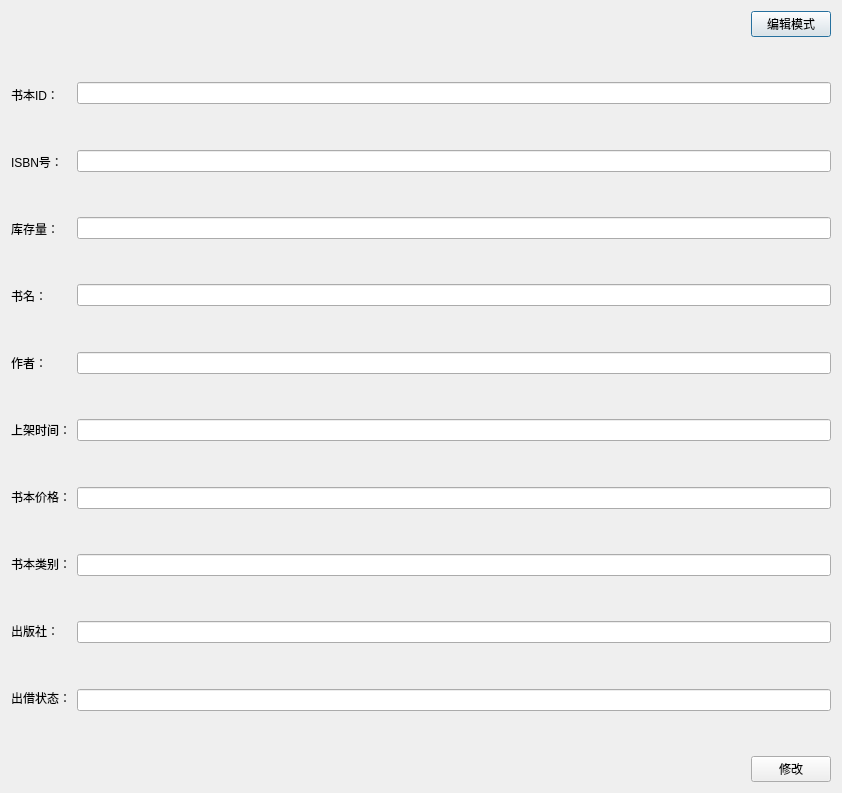
<?xml version="1.0" encoding="UTF-8"?>
<ui version="4.0">
 <class>BookDetail</class>
 <widget class="QDialog" name="BookDetail">
  <property name="geometry">
   <rect>
    <x>0</x>
    <y>0</y>
    <width>842</width>
    <height>793</height>
   </rect>
  </property>
  <property name="windowTitle">
   <string>Dialog</string>
  </property>
  <layout class="QGridLayout" name="gridLayout">
   <item row="0" column="0">
    <layout class="QHBoxLayout" name="horizontalLayout_13">
     <item>
      <spacer name="horizontalSpacer_2">
       <property name="orientation">
        <enum>Qt::Horizontal</enum>
       </property>
       <property name="sizeHint" stdset="0">
        <size>
         <width>40</width>
         <height>20</height>
        </size>
       </property>
      </spacer>
     </item>
     <item>
      <widget class="QPushButton" name="intoEditMode">
       <property name="text">
        <string>编辑模式</string>
       </property>
      </widget>
     </item>
    </layout>
   </item>
   <item row="1" column="0">
    <layout class="QGridLayout" name="gridLayout_2">
     <item row="0" column="0">
      <layout class="QVBoxLayout" name="verticalLayout">
       <item>
        <spacer name="verticalSpacer_19">
         <property name="orientation">
          <enum>Qt::Vertical</enum>
         </property>
         <property name="sizeHint" stdset="0">
          <size>
           <width>20</width>
           <height>40</height>
          </size>
         </property>
        </spacer>
       </item>
       <item>
        <widget class="QLabel" name="label">
         <property name="text">
          <string>书本ID：</string>
         </property>
        </widget>
       </item>
       <item>
        <spacer name="verticalSpacer">
         <property name="orientation">
          <enum>Qt::Vertical</enum>
         </property>
         <property name="sizeHint" stdset="0">
          <size>
           <width>20</width>
           <height>40</height>
          </size>
         </property>
        </spacer>
       </item>
       <item>
        <widget class="QLabel" name="label_2">
         <property name="text">
          <string>ISBN号：</string>
         </property>
        </widget>
       </item>
       <item>
        <spacer name="verticalSpacer_2">
         <property name="orientation">
          <enum>Qt::Vertical</enum>
         </property>
         <property name="sizeHint" stdset="0">
          <size>
           <width>20</width>
           <height>40</height>
          </size>
         </property>
        </spacer>
       </item>
       <item>
        <widget class="QLabel" name="label_3">
         <property name="text">
          <string>库存量：</string>
         </property>
        </widget>
       </item>
       <item>
        <spacer name="verticalSpacer_3">
         <property name="orientation">
          <enum>Qt::Vertical</enum>
         </property>
         <property name="sizeHint" stdset="0">
          <size>
           <width>20</width>
           <height>40</height>
          </size>
         </property>
        </spacer>
       </item>
       <item>
        <widget class="QLabel" name="label_4">
         <property name="text">
          <string>书名：</string>
         </property>
        </widget>
       </item>
       <item>
        <spacer name="verticalSpacer_4">
         <property name="orientation">
          <enum>Qt::Vertical</enum>
         </property>
         <property name="sizeHint" stdset="0">
          <size>
           <width>20</width>
           <height>40</height>
          </size>
         </property>
        </spacer>
       </item>
       <item>
        <widget class="QLabel" name="label_5">
         <property name="text">
          <string>作者：</string>
         </property>
        </widget>
       </item>
       <item>
        <spacer name="verticalSpacer_6">
         <property name="orientation">
          <enum>Qt::Vertical</enum>
         </property>
         <property name="sizeHint" stdset="0">
          <size>
           <width>20</width>
           <height>40</height>
          </size>
         </property>
        </spacer>
       </item>
       <item>
        <widget class="QLabel" name="label_6">
         <property name="text">
          <string>上架时间：</string>
         </property>
        </widget>
       </item>
       <item>
        <spacer name="verticalSpacer_5">
         <property name="orientation">
          <enum>Qt::Vertical</enum>
         </property>
         <property name="sizeHint" stdset="0">
          <size>
           <width>20</width>
           <height>40</height>
          </size>
         </property>
        </spacer>
       </item>
       <item>
        <widget class="QLabel" name="label_7">
         <property name="text">
          <string>书本价格：</string>
         </property>
        </widget>
       </item>
       <item>
        <spacer name="verticalSpacer_7">
         <property name="orientation">
          <enum>Qt::Vertical</enum>
         </property>
         <property name="sizeHint" stdset="0">
          <size>
           <width>20</width>
           <height>40</height>
          </size>
         </property>
        </spacer>
       </item>
       <item>
        <widget class="QLabel" name="label_8">
         <property name="text">
          <string>书本类别：</string>
         </property>
        </widget>
       </item>
       <item>
        <spacer name="verticalSpacer_8">
         <property name="orientation">
          <enum>Qt::Vertical</enum>
         </property>
         <property name="sizeHint" stdset="0">
          <size>
           <width>20</width>
           <height>40</height>
          </size>
         </property>
        </spacer>
       </item>
       <item>
        <widget class="QLabel" name="label_9">
         <property name="text">
          <string>出版社：</string>
         </property>
        </widget>
       </item>
       <item>
        <spacer name="verticalSpacer_9">
         <property name="orientation">
          <enum>Qt::Vertical</enum>
         </property>
         <property name="sizeHint" stdset="0">
          <size>
           <width>20</width>
           <height>40</height>
          </size>
         </property>
        </spacer>
       </item>
       <item>
        <widget class="QLabel" name="label_10">
         <property name="text">
          <string>出借状态：</string>
         </property>
        </widget>
       </item>
       <item>
        <spacer name="verticalSpacer_22">
         <property name="orientation">
          <enum>Qt::Vertical</enum>
         </property>
         <property name="sizeHint" stdset="0">
          <size>
           <width>20</width>
           <height>40</height>
          </size>
         </property>
        </spacer>
       </item>
      </layout>
     </item>
     <item row="0" column="1">
      <layout class="QGridLayout" name="info">
       <item row="3" column="0">
        <layout class="QHBoxLayout" name="horizontalLayout_2">
         <item>
          <widget class="QLineEdit" name="isbn"/>
         </item>
        </layout>
       </item>
       <item row="18" column="0">
        <spacer name="verticalSpacer_18">
         <property name="orientation">
          <enum>Qt::Vertical</enum>
         </property>
         <property name="sizeHint" stdset="0">
          <size>
           <width>20</width>
           <height>40</height>
          </size>
         </property>
        </spacer>
       </item>
       <item row="10" column="0">
        <spacer name="verticalSpacer_14">
         <property name="orientation">
          <enum>Qt::Vertical</enum>
         </property>
         <property name="sizeHint" stdset="0">
          <size>
           <width>20</width>
           <height>40</height>
          </size>
         </property>
        </spacer>
       </item>
       <item row="12" column="0">
        <spacer name="verticalSpacer_15">
         <property name="orientation">
          <enum>Qt::Vertical</enum>
         </property>
         <property name="sizeHint" stdset="0">
          <size>
           <width>20</width>
           <height>40</height>
          </size>
         </property>
        </spacer>
       </item>
       <item row="4" column="0">
        <spacer name="verticalSpacer_11">
         <property name="orientation">
          <enum>Qt::Vertical</enum>
         </property>
         <property name="sizeHint" stdset="0">
          <size>
           <width>20</width>
           <height>40</height>
          </size>
         </property>
        </spacer>
       </item>
       <item row="1" column="0">
        <layout class="QHBoxLayout" name="horizontalLayout">
         <item>
          <widget class="QLineEdit" name="id"/>
         </item>
        </layout>
       </item>
       <item row="13" column="0">
        <layout class="QHBoxLayout" name="horizontalLayout_7">
         <item>
          <widget class="QLineEdit" name="price"/>
         </item>
        </layout>
       </item>
       <item row="6" column="0">
        <spacer name="verticalSpacer_12">
         <property name="orientation">
          <enum>Qt::Vertical</enum>
         </property>
         <property name="sizeHint" stdset="0">
          <size>
           <width>20</width>
           <height>40</height>
          </size>
         </property>
        </spacer>
       </item>
       <item row="7" column="0">
        <layout class="QHBoxLayout" name="horizontalLayout_4">
         <item>
          <widget class="QLineEdit" name="name"/>
         </item>
        </layout>
       </item>
       <item row="5" column="0">
        <layout class="QHBoxLayout" name="horizontalLayout_3">
         <item>
          <widget class="QLineEdit" name="inventory"/>
         </item>
        </layout>
       </item>
       <item row="17" column="0">
        <layout class="QHBoxLayout" name="horizontalLayout_9">
         <item>
          <widget class="QLineEdit" name="press"/>
         </item>
        </layout>
       </item>
       <item row="19" column="0">
        <layout class="QHBoxLayout" name="horizontalLayout_10">
         <item>
          <widget class="QLineEdit" name="leanStatus"/>
         </item>
        </layout>
       </item>
       <item row="8" column="0">
        <spacer name="verticalSpacer_13">
         <property name="orientation">
          <enum>Qt::Vertical</enum>
         </property>
         <property name="sizeHint" stdset="0">
          <size>
           <width>20</width>
           <height>40</height>
          </size>
         </property>
        </spacer>
       </item>
       <item row="16" column="0">
        <spacer name="verticalSpacer_17">
         <property name="orientation">
          <enum>Qt::Vertical</enum>
         </property>
         <property name="sizeHint" stdset="0">
          <size>
           <width>20</width>
           <height>40</height>
          </size>
         </property>
        </spacer>
       </item>
       <item row="0" column="0">
        <spacer name="verticalSpacer_20">
         <property name="orientation">
          <enum>Qt::Vertical</enum>
         </property>
         <property name="sizeHint" stdset="0">
          <size>
           <width>20</width>
           <height>40</height>
          </size>
         </property>
        </spacer>
       </item>
       <item row="9" column="0">
        <layout class="QHBoxLayout" name="horizontalLayout_5">
         <item>
          <widget class="QLineEdit" name="author"/>
         </item>
        </layout>
       </item>
       <item row="11" column="0">
        <layout class="QHBoxLayout" name="horizontalLayout_6">
         <item>
          <widget class="QLineEdit" name="shelfLife"/>
         </item>
        </layout>
       </item>
       <item row="15" column="0">
        <layout class="QHBoxLayout" name="horizontalLayout_8">
         <item>
          <widget class="QLineEdit" name="category"/>
         </item>
        </layout>
       </item>
       <item row="2" column="0">
        <spacer name="verticalSpacer_10">
         <property name="orientation">
          <enum>Qt::Vertical</enum>
         </property>
         <property name="sizeHint" stdset="0">
          <size>
           <width>20</width>
           <height>40</height>
          </size>
         </property>
        </spacer>
       </item>
       <item row="14" column="0">
        <spacer name="verticalSpacer_16">
         <property name="orientation">
          <enum>Qt::Vertical</enum>
         </property>
         <property name="sizeHint" stdset="0">
          <size>
           <width>20</width>
           <height>40</height>
          </size>
         </property>
        </spacer>
       </item>
       <item row="20" column="0">
        <spacer name="verticalSpacer_21">
         <property name="orientation">
          <enum>Qt::Vertical</enum>
         </property>
         <property name="sizeHint" stdset="0">
          <size>
           <width>20</width>
           <height>40</height>
          </size>
         </property>
        </spacer>
       </item>
      </layout>
     </item>
    </layout>
   </item>
   <item row="2" column="0">
    <layout class="QHBoxLayout" name="edit">
     <item>
      <spacer name="horizontalSpacer">
       <property name="orientation">
        <enum>Qt::Horizontal</enum>
       </property>
       <property name="sizeHint" stdset="0">
        <size>
         <width>40</width>
         <height>20</height>
        </size>
       </property>
      </spacer>
     </item>
     <item>
      <widget class="QPushButton" name="editBookInfoBtn">
       <property name="text">
        <string>修改</string>
       </property>
      </widget>
     </item>
    </layout>
   </item>
  </layout>
 </widget>
 <resources/>
 <connections/>
</ui>
